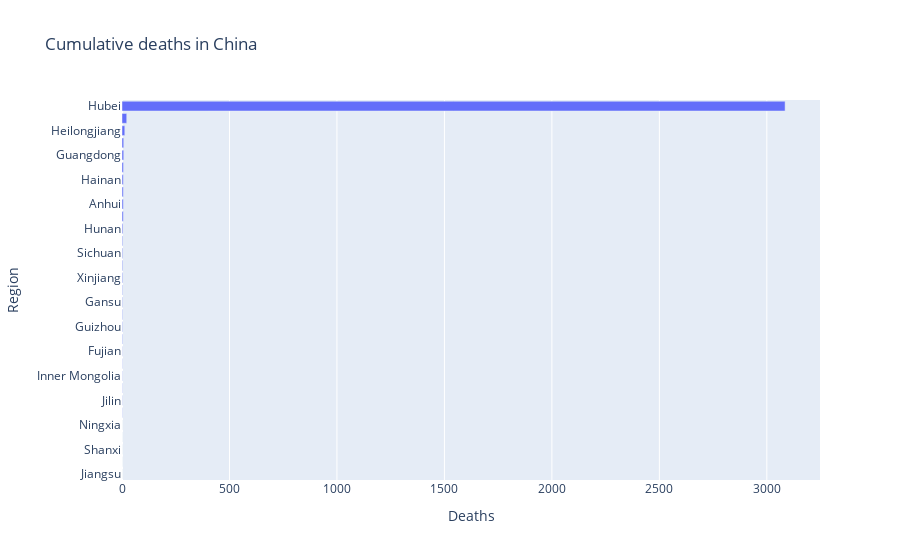

Notebook code cell kept with this figure:
### Code cell
fig = go.Figure(go.Bar(
    y=total_deaths.index,
    x=total_deaths.values,
    orientation ='h'
    
))

fig.layout.update(
    title = 'Cumulative deaths in China',
    xaxis_title = 'Deaths',
    yaxis_title = 'Region'
)

fig.show()

### Figure 1 — Plotly figure (JSON) as saved in the notebook; plotly's stock layout.template omitted (floating-point values rounded to 4 significant figures)
{"data": [{"orientation": "h", "type": "bar", "x": [0, 0, 0, 0, 0, 1, 1, 1, 1, 1, 1, 2, 2, 2, 2, 2, 3, 3, 3, 3, 4, 6, 6, 6, 6, 7, 8, 8, 13, 22, 3085], "y": ["Jiangsu", "Tibet", "Shanxi", "Qinghai", "Ningxia", "Liaoning", "Jilin", "Jiangxi", "Inner Mongolia", "Zhejiang", "Fujian", "Yunnan", "Guizhou", "Guangxi", "Gansu", "Shaanxi", "Xinjiang", "Tianjin", "Sichuan", "Shanghai", "Hunan", "Chongqing", "Anhui", "Hebei", "Hainan", "Shandong", "Guangdong", "Beijing", "Heilongjiang", "Henan", "Hubei"]}], "layout": {"title": {"text": "Cumulative deaths in China"}, "xaxis": {"title": {"text": "Deaths"}}, "yaxis": {"title": {"text": "Region"}}}}
